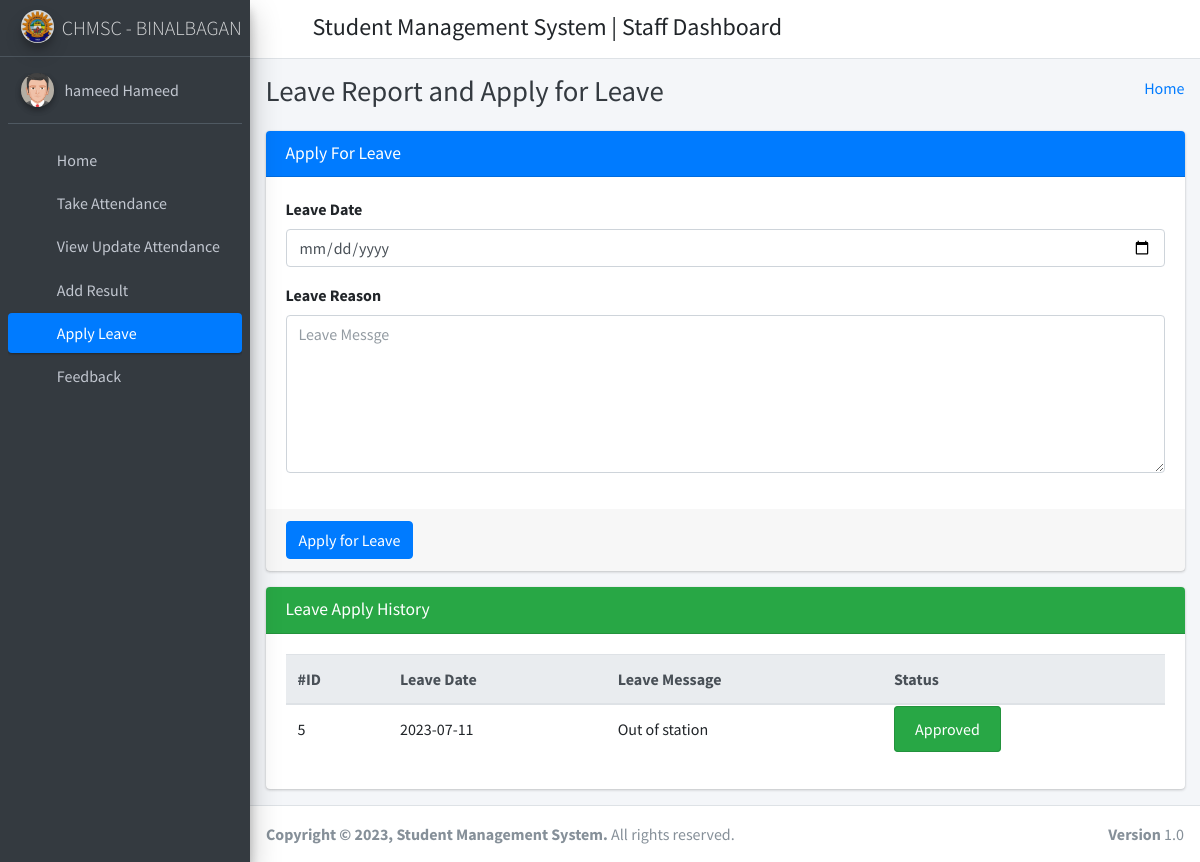
Screenshot of /staff_apply_leave/ (signed in) with the database file from the repository.
### student_management_app/models.py (models this page shows)
class CustomUser(AbstractUser):
    user_type_data = ((1, "HOD"), (2, "Staff"), (3, "Student"))
    user_type = models.CharField(default=1, choices=user_type_data, max_length=10)

class LeaveReportStaff(models.Model):
    id = models.AutoField(primary_key=True)
    staff_id = models.ForeignKey(Staffs, on_delete=models.CASCADE)
    leave_date = models.CharField(max_length=255)
    leave_message = models.TextField()
    leave_status = models.IntegerField(default=0)
    created_at = models.DateTimeField(auto_now_add=True)
    updated_at = models.DateTimeField(auto_now=True)
    objects = models.Manager()

### student_management_app/StaffViews.py (the view)
# urls.py: path('staff_apply_leave/', StaffViews.staff_apply_leave, name="staff_apply_leave"),
def staff_apply_leave(request):
    staff_obj = Staffs.objects.get(admin=request.user.id)
    leave_data = LeaveReportStaff.objects.filter(staff_id=staff_obj)
    context = {
        "leave_data": leave_data
    }
    return render(request, "staff_template/staff_apply_leave_template.html", context)

### student_management_app/templates/staff_template/staff_apply_leave_template.html (shortened to what this page needs)
{% extends 'staff_template/base_template.html' %}
{% block page_title %}
    Leave Report and Apply for Leave
{% endblock page_title %}
{% block main_content %}
{% load static %}
<section class="content">
        <div class="container-fluid">
            <div class="row">
                <div class="col-md-12">
                    <div class="card card-primary">
                    <div class="card-header">
                        <h3 class="card-title">Apply For Leave</h3>
                    </div>
                    <form method="POST" action="{% url 'staff_apply_leave_save' %}">
                        <div class="card-body">
                            <div class="form-group">
                                <label>Leave Date </label>
                                <input type="date" name="leave_date" class="form-control" />
                            </div>
                            <div class="form-group">
                                <label>Leave Reason </label>
                                <textarea name="leave_message" class="form-control" rows="6" placeholder="Leave Messge"></textarea>
                            </div>
                        </div>
                        <div class="card-footer">
                        <button type="submit" class="btn btn-primary">Apply for Leave</button>
                        </div>
                    </form>
                    </div>
                </div>
            </div>
            <div class="row">
                <div class="col-md-12">
                    <div class="card card-success">
                        <div class="card-header">
                            <h3 class="card-title">Leave Apply History</h3>
                        </div>
                        <div class="card-body">
                           <div class="table-responsive">
                                <table class="table">
                                    <thead class="thead-light">
                                    <tr>
                                        <th>#ID</th>
                                        <th>Leave Date</th>
                                        <th>Leave Message</th>
                                        <th>Status</th>
                                    </tr>
                                    </thead>
                                    {% for leave in leave_data %}
                                    <tr>
                                        <td>{{ leave.id }}</td>
                                        <td>{{ leave.leave_date }}</td>
                                        <td>{{ leave.leave_message }}</td>
                                        <td>
                                            {% if leave.leave_status == 1 %}
                                                <span class="alert alert-success">Approved</span>
                                            {% elif leave.leave_status == 2 %}
                                                <span class="alert alert-danger">Rejected</span>
                                            {% else %}
                                                <span class="alert alert-warning">Pending</span>
                                            {% endif %}
                                        </td>
                                    </tr>
                                    {% endfor %}
                                </table>
                            </div>
                        </div>
                    </div>
                </div>
            </div>
        </div>
      </section>
  {% endblock main_content %}

### student_management_app/templates/staff_template/sidebar_template.html (shortened to what this page needs)
{% load static %}
<aside class="main-sidebar sidebar-dark-primary elevation-4">
      <a href="{% url 'staff_home' %}" class="brand-link">
        <img src="{% static 'dist/img/chmsc.jpg' %}" alt="AdminLTE Logo" class="brand-image img-circle elevation-3"
            style="opacity: .8">
        <span class="brand-text font-weight-light">CHMSC - BINALBAGAN</span>
      </a>
      <div class="sidebar">
        <div class="user-panel mt-3 pb-3 mb-3 d-flex">
          <div class="image">
            <img src="{% static 'dist/img/user2-160x160.jpg' %}" class="img-circle elevation-2" alt="User Image">
          </div>
          <div class="info">
            <a href="{% url 'staff_profile' %}" class="d-block">{{ user.first_name }} {{ user.last_name }}</a>
          </div>
        </div>
        <nav class="mt-2">
          <ul class="nav nav-pills nav-sidebar flex-column" data-widget="treeview" role="menu" data-accordion="false">
            <li class="nav-item">
              {% url 'staff_home' as staff_home %}
              <a href="{{ staff_home }}" class="nav-link {% if request.path == staff_home %} active {% endif %}">
                <i class="nav-icon fas fa-tachometer-alt"></i>
                <p>
                  Home
                </p>
              </a>
            </li>
            <li class="nav-item">
              {% url 'staff_take_attendance' as staff_take_attendance %}
              <a href="{{ staff_take_attendance }}" class="nav-link {% if request.path == staff_take_attendance %} active {% endif %}">
                <i class="nav-icon fas fa-calendar-plus"></i>
                <p>
                  Take Attendance
                </p>
              </a>
            </li>
            <li class="nav-item">
              {% url 'staff_update_attendance' as staff_update_attendance %}
              <a href="{{ staff_update_attendance }}" class="nav-link {% if request.path == staff_update_attendance %} active {% endif %}">
                <i class="nav-icon fas fa-calendar-alt"></i>
                <p>
                  View Update Attendance
                </p>
              </a>
            </li>
            <li class="nav-item">
              {% url 'staff_add_result' as staff_add_result %}
              <a href="{{ staff_add_result }}" class="nav-link {% if request.path == staff_add_result %} active {% endif %}">
                <i class="nav-icon fas fa-tasks"></i>
                <p>
                  Add Result
                </p>
              </a>
            </li>
            <li class="nav-item">
              {% url 'staff_apply_leave' as staff_apply_leave %}
              <a href="{{ staff_apply_leave }}" class="nav-link {% if request.path == staff_apply_leave %} active {% endif %}">
                <i class="nav-icon fas fa-envelope-open-text"></i>
                <p>
                  Apply Leave
                </p>
              </a>
            </li>
            <li class="nav-item">
              {% url 'staff_feedback' as staff_feedback %}
              <a href="{{ staff_feedback }}" class="nav-link {% if request.path == staff_feedback %} active {% endif %}">
                <i class="nav-icon fas fa-comments"></i>
                <p>
                  Feedback
                </p>
              </a>
            </li>
          </ul>
        </nav>
      </div>
    </aside>

### rows the page displays
CustomUser: first_name "hameed", last_name "Hameed"
LeaveReportStaff: id "5", leave_date "2023-07-11", leave_message "Out of station", leave_status "Approved"
